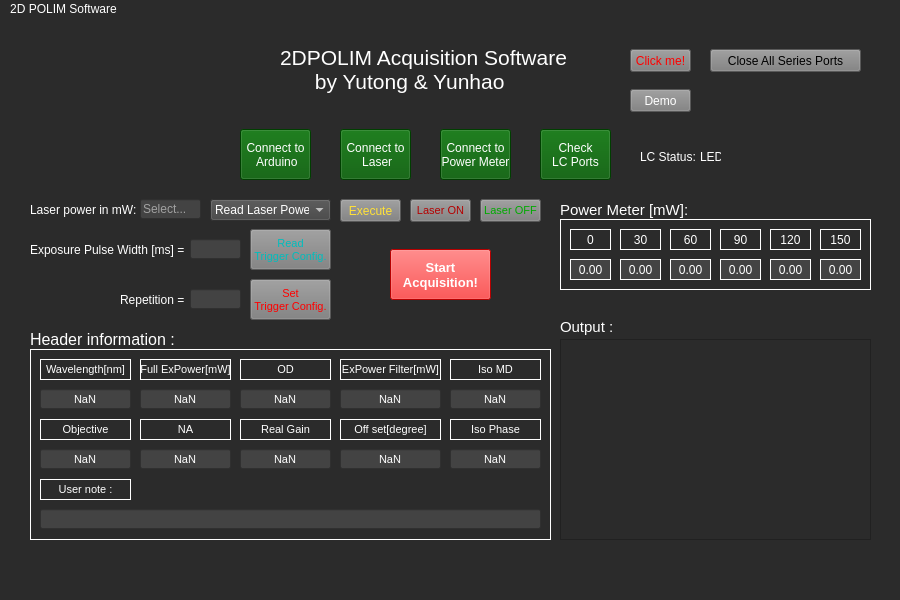
<?xml version="1.0" encoding="UTF-8"?>
<ui version="4.0">
 <class>MainWindow</class>
 <widget class="QMainWindow" name="MainWindow">
  <property name="enabled">
   <bool>true</bool>
  </property>
  <property name="geometry">
   <rect>
    <x>0</x>
    <y>0</y>
    <width>900</width>
    <height>600</height>
   </rect>
  </property>
  <property name="windowTitle">
   <string>MainWindow</string>
  </property>
  <property name="styleSheet">
   <string notr="true">color: rgb(255, 255, 255);
background-color: rgb(43, 43, 43);</string>
  </property>
  <widget class="QWidget" name="centralwidget">
   <widget class="QLabel" name="label">
    <property name="geometry">
     <rect>
      <x>30</x>
      <y>30</y>
      <width>171</width>
      <height>121</height>
     </rect>
    </property>
    <property name="text">
     <string/>
    </property>
    <property name="pixmap">
     <pixmap resource="images.qrc">:/newPrefix/logo.png</pixmap>
    </property>
    <property name="scaledContents">
     <bool>true</bool>
    </property>
   </widget>
   <widget class="QLabel" name="label_title">
    <property name="geometry">
     <rect>
      <x>280</x>
      <y>20</y>
      <width>291</width>
      <height>61</height>
     </rect>
    </property>
    <property name="font">
     <font>
      <family>Arial</family>
      <pointsize>16</pointsize>
      <weight>50</weight>
      <italic>false</italic>
      <bold>false</bold>
     </font>
    </property>
    <property name="styleSheet">
     <string notr="true">
font: 16pt &quot;Arial&quot;;
</string>
    </property>
    <property name="text">
     <string>2DPOLIM Acquisition Software
      by Yutong &amp; Yunhao</string>
    </property>
   </widget>
   <widget class="QPushButton" name="Button_click">
    <property name="geometry">
     <rect>
      <x>630</x>
      <y>30</y>
      <width>61</width>
      <height>23</height>
     </rect>
    </property>
    <property name="font">
     <font>
      <family>Arial</family>
     </font>
    </property>
    <property name="styleSheet">
     <string notr="true">background-color: rgb(125, 125, 125);
color: rgb(255, 0, 0);</string>
    </property>
    <property name="text">
     <string>Click me!</string>
    </property>
   </widget>
   <widget class="QPushButton" name="Button_close">
    <property name="geometry">
     <rect>
      <x>710</x>
      <y>30</y>
      <width>151</width>
      <height>23</height>
     </rect>
    </property>
    <property name="font">
     <font>
      <family>Arial</family>
     </font>
    </property>
    <property name="styleSheet">
     <string notr="true">background-color: rgb(125, 125, 125);
color: rgb(0, 0, 0);</string>
    </property>
    <property name="text">
     <string>Close All Series Ports</string>
    </property>
   </widget>
   <widget class="QPushButton" name="Button_demo">
    <property name="geometry">
     <rect>
      <x>630</x>
      <y>70</y>
      <width>61</width>
      <height>23</height>
     </rect>
    </property>
    <property name="font">
     <font>
      <family>Arial</family>
     </font>
    </property>
    <property name="styleSheet">
     <string notr="true">background-color: rgb(125, 125, 125);
</string>
    </property>
    <property name="text">
     <string>Demo</string>
    </property>
   </widget>
   <widget class="QLabel" name="label_3">
    <property name="geometry">
     <rect>
      <x>30</x>
      <y>180</y>
      <width>121</width>
      <height>21</height>
     </rect>
    </property>
    <property name="font">
     <font>
      <family>Arial</family>
     </font>
    </property>
    <property name="text">
     <string>Laser power in mW:</string>
    </property>
   </widget>
   <widget class="QLineEdit" name="line_select_power">
    <property name="geometry">
     <rect>
      <x>140</x>
      <y>180</y>
      <width>61</width>
      <height>20</height>
     </rect>
    </property>
    <property name="styleSheet">
     <string notr="true">background-color: rgb(67, 67, 67);</string>
    </property>
    <property name="placeholderText">
     <string>Select...</string>
    </property>
   </widget>
   <widget class="QComboBox" name="combo_laser">
    <property name="geometry">
     <rect>
      <x>210</x>
      <y>180</y>
      <width>121</width>
      <height>22</height>
     </rect>
    </property>
    <property name="font">
     <font>
      <family>Arial</family>
     </font>
    </property>
    <property name="styleSheet">
     <string notr="true">background-color: rgb(67, 67, 67);</string>
    </property>
    <item>
     <property name="text">
      <string>Read Laser Power</string>
     </property>
    </item>
    <item>
     <property name="text">
      <string>Set Laser Power</string>
     </property>
    </item>
   </widget>
   <widget class="QPushButton" name="Button_arduino">
    <property name="geometry">
     <rect>
      <x>240</x>
      <y>110</y>
      <width>71</width>
      <height>51</height>
     </rect>
    </property>
    <property name="autoFillBackground">
     <bool>false</bool>
    </property>
    <property name="styleSheet">
     <string notr="true">font: 9pt &quot;Arial&quot;;
background-color: rgb(0, 88, 0);</string>
    </property>
    <property name="text">
     <string>Connect to
 Arduino</string>
    </property>
   </widget>
   <widget class="QPushButton" name="Button_laser">
    <property name="geometry">
     <rect>
      <x>340</x>
      <y>110</y>
      <width>71</width>
      <height>51</height>
     </rect>
    </property>
    <property name="styleSheet">
     <string notr="true">font: 9pt &quot;Arial&quot;;
background-color: rgb(0, 88, 0);</string>
    </property>
    <property name="text">
     <string>Connect to
 Laser</string>
    </property>
   </widget>
   <widget class="QPushButton" name="Button_pm">
    <property name="geometry">
     <rect>
      <x>440</x>
      <y>110</y>
      <width>71</width>
      <height>51</height>
     </rect>
    </property>
    <property name="styleSheet">
     <string notr="true">font: 9pt &quot;Arial&quot;;
font: 8pt &quot;Arial&quot;;
background-color: rgb(0, 88, 0);</string>
    </property>
    <property name="text">
     <string>Connect to
Power Meter</string>
    </property>
   </widget>
   <widget class="QPushButton" name="Button_lc">
    <property name="geometry">
     <rect>
      <x>540</x>
      <y>110</y>
      <width>71</width>
      <height>51</height>
     </rect>
    </property>
    <property name="styleSheet">
     <string notr="true">font: 9pt &quot;Arial&quot;;
font: 8pt &quot;Arial&quot;;
background-color: rgb(0, 88, 0);</string>
    </property>
    <property name="text">
     <string>Check
LC Ports</string>
    </property>
   </widget>
   <widget class="QLabel" name="label_LC_status">
    <property name="geometry">
     <rect>
      <x>640</x>
      <y>130</y>
      <width>61</width>
      <height>16</height>
     </rect>
    </property>
    <property name="font">
     <font>
      <family>Arial</family>
      <pointsize>9</pointsize>
      <weight>50</weight>
      <italic>false</italic>
      <bold>false</bold>
     </font>
    </property>
    <property name="styleSheet">
     <string notr="true">font: 9pt &quot;Arial&quot;;</string>
    </property>
    <property name="text">
     <string>LC Status:</string>
    </property>
   </widget>
   <widget class="QPushButton" name="Button_execute">
    <property name="geometry">
     <rect>
      <x>340</x>
      <y>180</y>
      <width>61</width>
      <height>23</height>
     </rect>
    </property>
    <property name="font">
     <font>
      <family>Arial</family>
     </font>
    </property>
    <property name="styleSheet">
     <string notr="true">background-color: rgb(125, 125, 125);
color: rgb(255, 225, 55);</string>
    </property>
    <property name="text">
     <string>Execute</string>
    </property>
   </widget>
   <widget class="QLabel" name="label_5">
    <property name="geometry">
     <rect>
      <x>30</x>
      <y>220</y>
      <width>161</width>
      <height>21</height>
     </rect>
    </property>
    <property name="font">
     <font>
      <family>Arial</family>
     </font>
    </property>
    <property name="text">
     <string>Exposure Pulse Width [ms] =</string>
    </property>
   </widget>
   <widget class="QLabel" name="label_6">
    <property name="geometry">
     <rect>
      <x>120</x>
      <y>270</y>
      <width>71</width>
      <height>21</height>
     </rect>
    </property>
    <property name="font">
     <font>
      <family>Arial</family>
     </font>
    </property>
    <property name="text">
     <string>Repetition =</string>
    </property>
   </widget>
   <widget class="QLabel" name="lable_LED">
    <property name="geometry">
     <rect>
      <x>700</x>
      <y>130</y>
      <width>21</width>
      <height>16</height>
     </rect>
    </property>
    <property name="font">
     <font>
      <family>Arial</family>
     </font>
    </property>
    <property name="text">
     <string>LED</string>
    </property>
   </widget>
   <widget class="QLabel" name="label_7">
    <property name="geometry">
     <rect>
      <x>30</x>
      <y>310</y>
      <width>151</width>
      <height>21</height>
     </rect>
    </property>
    <property name="font">
     <font>
      <family>Arial</family>
      <pointsize>12</pointsize>
      <weight>50</weight>
      <bold>false</bold>
     </font>
    </property>
    <property name="text">
     <string>Header information :</string>
    </property>
   </widget>
   <widget class="QLineEdit" name="line_exposure">
    <property name="geometry">
     <rect>
      <x>190</x>
      <y>220</y>
      <width>51</width>
      <height>20</height>
     </rect>
    </property>
    <property name="styleSheet">
     <string notr="true">background-color: rgb(67, 67, 67);</string>
    </property>
    <property name="frame">
     <bool>true</bool>
    </property>
   </widget>
   <widget class="QLineEdit" name="line_repetition">
    <property name="geometry">
     <rect>
      <x>190</x>
      <y>270</y>
      <width>51</width>
      <height>20</height>
     </rect>
    </property>
    <property name="styleSheet">
     <string notr="true">background-color: rgb(67, 67, 67);</string>
    </property>
   </widget>
   <widget class="QFrame" name="frame">
    <property name="geometry">
     <rect>
      <x>30</x>
      <y>330</y>
      <width>521</width>
      <height>191</height>
     </rect>
    </property>
    <property name="frameShape">
     <enum>QFrame::Box</enum>
    </property>
    <property name="frameShadow">
     <enum>QFrame::Plain</enum>
    </property>
    <widget class="QLabel" name="wave">
     <property name="geometry">
      <rect>
       <x>10</x>
       <y>10</y>
       <width>91</width>
       <height>21</height>
      </rect>
     </property>
     <property name="font">
      <font>
       <family>Arial</family>
       <pointsize>8</pointsize>
      </font>
     </property>
     <property name="frameShape">
      <enum>QFrame::Box</enum>
     </property>
     <property name="frameShadow">
      <enum>QFrame::Plain</enum>
     </property>
     <property name="text">
      <string>Wavelength[nm]</string>
     </property>
     <property name="alignment">
      <set>Qt::AlignCenter</set>
     </property>
    </widget>
    <widget class="QLabel" name="full_power">
     <property name="geometry">
      <rect>
       <x>110</x>
       <y>10</y>
       <width>91</width>
       <height>21</height>
      </rect>
     </property>
     <property name="font">
      <font>
       <family>Arial</family>
       <pointsize>8</pointsize>
      </font>
     </property>
     <property name="frameShape">
      <enum>QFrame::Box</enum>
     </property>
     <property name="text">
      <string>Full ExPower[mW]</string>
     </property>
     <property name="alignment">
      <set>Qt::AlignCenter</set>
     </property>
    </widget>
    <widget class="QLabel" name="modulate">
     <property name="geometry">
      <rect>
       <x>420</x>
       <y>10</y>
       <width>91</width>
       <height>21</height>
      </rect>
     </property>
     <property name="font">
      <font>
       <family>Arial</family>
       <pointsize>8</pointsize>
      </font>
     </property>
     <property name="frameShape">
      <enum>QFrame::Box</enum>
     </property>
     <property name="text">
      <string>Iso MD</string>
     </property>
     <property name="alignment">
      <set>Qt::AlignCenter</set>
     </property>
    </widget>
    <widget class="QLabel" name="od">
     <property name="geometry">
      <rect>
       <x>210</x>
       <y>10</y>
       <width>91</width>
       <height>21</height>
      </rect>
     </property>
     <property name="font">
      <font>
       <family>Arial</family>
       <pointsize>8</pointsize>
      </font>
     </property>
     <property name="frameShape">
      <enum>QFrame::Box</enum>
     </property>
     <property name="text">
      <string>OD</string>
     </property>
     <property name="alignment">
      <set>Qt::AlignCenter</set>
     </property>
    </widget>
    <widget class="QLabel" name="filter_power">
     <property name="geometry">
      <rect>
       <x>310</x>
       <y>10</y>
       <width>101</width>
       <height>21</height>
      </rect>
     </property>
     <property name="font">
      <font>
       <family>Arial</family>
       <pointsize>8</pointsize>
      </font>
     </property>
     <property name="frameShape">
      <enum>QFrame::Box</enum>
     </property>
     <property name="text">
      <string>ExPower Filter[mW]</string>
     </property>
     <property name="alignment">
      <set>Qt::AlignCenter</set>
     </property>
    </widget>
    <widget class="QLabel" name="od_2">
     <property name="geometry">
      <rect>
       <x>110</x>
       <y>70</y>
       <width>91</width>
       <height>21</height>
      </rect>
     </property>
     <property name="font">
      <font>
       <family>Arial</family>
       <pointsize>8</pointsize>
      </font>
     </property>
     <property name="frameShape">
      <enum>QFrame::Box</enum>
     </property>
     <property name="text">
      <string>NA</string>
     </property>
     <property name="alignment">
      <set>Qt::AlignCenter</set>
     </property>
    </widget>
    <widget class="QLabel" name="od_3">
     <property name="geometry">
      <rect>
       <x>10</x>
       <y>70</y>
       <width>91</width>
       <height>21</height>
      </rect>
     </property>
     <property name="font">
      <font>
       <family>Arial</family>
       <pointsize>8</pointsize>
      </font>
     </property>
     <property name="frameShape">
      <enum>QFrame::Box</enum>
     </property>
     <property name="text">
      <string>Objective</string>
     </property>
     <property name="alignment">
      <set>Qt::AlignCenter</set>
     </property>
    </widget>
    <widget class="QLabel" name="od_4">
     <property name="geometry">
      <rect>
       <x>210</x>
       <y>70</y>
       <width>91</width>
       <height>21</height>
      </rect>
     </property>
     <property name="font">
      <font>
       <family>Arial</family>
       <pointsize>8</pointsize>
      </font>
     </property>
     <property name="frameShape">
      <enum>QFrame::Box</enum>
     </property>
     <property name="text">
      <string>Real Gain</string>
     </property>
     <property name="alignment">
      <set>Qt::AlignCenter</set>
     </property>
    </widget>
    <widget class="QLabel" name="od_5">
     <property name="geometry">
      <rect>
       <x>420</x>
       <y>70</y>
       <width>91</width>
       <height>21</height>
      </rect>
     </property>
     <property name="font">
      <font>
       <family>Arial</family>
       <pointsize>8</pointsize>
      </font>
     </property>
     <property name="frameShape">
      <enum>QFrame::Box</enum>
     </property>
     <property name="text">
      <string>Iso Phase</string>
     </property>
     <property name="alignment">
      <set>Qt::AlignCenter</set>
     </property>
    </widget>
    <widget class="QLabel" name="od_6">
     <property name="geometry">
      <rect>
       <x>10</x>
       <y>130</y>
       <width>91</width>
       <height>21</height>
      </rect>
     </property>
     <property name="font">
      <font>
       <family>Arial</family>
       <pointsize>8</pointsize>
      </font>
     </property>
     <property name="frameShape">
      <enum>QFrame::Box</enum>
     </property>
     <property name="text">
      <string>User note :</string>
     </property>
     <property name="alignment">
      <set>Qt::AlignCenter</set>
     </property>
    </widget>
    <widget class="QLabel" name="od_7">
     <property name="geometry">
      <rect>
       <x>310</x>
       <y>70</y>
       <width>101</width>
       <height>21</height>
      </rect>
     </property>
     <property name="font">
      <font>
       <family>Arial</family>
       <pointsize>8</pointsize>
      </font>
     </property>
     <property name="frameShape">
      <enum>QFrame::Box</enum>
     </property>
     <property name="text">
      <string>Off set[degree]</string>
     </property>
     <property name="alignment">
      <set>Qt::AlignCenter</set>
     </property>
    </widget>
    <widget class="QLineEdit" name="line_wave">
     <property name="geometry">
      <rect>
       <x>10</x>
       <y>40</y>
       <width>91</width>
       <height>20</height>
      </rect>
     </property>
     <property name="font">
      <font>
       <family>Arial</family>
       <pointsize>8</pointsize>
      </font>
     </property>
     <property name="styleSheet">
      <string notr="true">background-color: rgb(67, 67, 67);</string>
     </property>
     <property name="text">
      <string>NaN</string>
     </property>
     <property name="alignment">
      <set>Qt::AlignCenter</set>
     </property>
    </widget>
    <widget class="QLineEdit" name="line_fullpower">
     <property name="geometry">
      <rect>
       <x>110</x>
       <y>40</y>
       <width>91</width>
       <height>20</height>
      </rect>
     </property>
     <property name="font">
      <font>
       <family>Arial</family>
       <pointsize>8</pointsize>
      </font>
     </property>
     <property name="styleSheet">
      <string notr="true">background-color: rgb(67, 67, 67);</string>
     </property>
     <property name="text">
      <string>NaN</string>
     </property>
     <property name="alignment">
      <set>Qt::AlignCenter</set>
     </property>
    </widget>
    <widget class="QLineEdit" name="line_od">
     <property name="geometry">
      <rect>
       <x>210</x>
       <y>40</y>
       <width>91</width>
       <height>20</height>
      </rect>
     </property>
     <property name="font">
      <font>
       <family>Arial</family>
       <pointsize>8</pointsize>
      </font>
     </property>
     <property name="styleSheet">
      <string notr="true">background-color: rgb(67, 67, 67);</string>
     </property>
     <property name="text">
      <string>NaN</string>
     </property>
     <property name="alignment">
      <set>Qt::AlignCenter</set>
     </property>
    </widget>
    <widget class="QLineEdit" name="line_powerfilter">
     <property name="geometry">
      <rect>
       <x>310</x>
       <y>40</y>
       <width>101</width>
       <height>20</height>
      </rect>
     </property>
     <property name="font">
      <font>
       <family>Arial</family>
       <pointsize>8</pointsize>
      </font>
     </property>
     <property name="styleSheet">
      <string notr="true">background-color: rgb(67, 67, 67);</string>
     </property>
     <property name="text">
      <string>NaN</string>
     </property>
     <property name="alignment">
      <set>Qt::AlignCenter</set>
     </property>
    </widget>
    <widget class="QLineEdit" name="line_md">
     <property name="geometry">
      <rect>
       <x>420</x>
       <y>40</y>
       <width>91</width>
       <height>20</height>
      </rect>
     </property>
     <property name="font">
      <font>
       <family>Arial</family>
       <pointsize>8</pointsize>
      </font>
     </property>
     <property name="styleSheet">
      <string notr="true">background-color: rgb(67, 67, 67);</string>
     </property>
     <property name="text">
      <string>NaN</string>
     </property>
     <property name="alignment">
      <set>Qt::AlignCenter</set>
     </property>
    </widget>
    <widget class="QLineEdit" name="line_obj">
     <property name="geometry">
      <rect>
       <x>10</x>
       <y>100</y>
       <width>91</width>
       <height>20</height>
      </rect>
     </property>
     <property name="font">
      <font>
       <family>Arial</family>
       <pointsize>8</pointsize>
      </font>
     </property>
     <property name="styleSheet">
      <string notr="true">background-color: rgb(67, 67, 67);</string>
     </property>
     <property name="text">
      <string>NaN</string>
     </property>
     <property name="alignment">
      <set>Qt::AlignCenter</set>
     </property>
    </widget>
    <widget class="QLineEdit" name="line_na">
     <property name="geometry">
      <rect>
       <x>110</x>
       <y>100</y>
       <width>91</width>
       <height>20</height>
      </rect>
     </property>
     <property name="font">
      <font>
       <family>Arial</family>
       <pointsize>8</pointsize>
      </font>
     </property>
     <property name="styleSheet">
      <string notr="true">background-color: rgb(67, 67, 67);</string>
     </property>
     <property name="text">
      <string>NaN</string>
     </property>
     <property name="alignment">
      <set>Qt::AlignCenter</set>
     </property>
    </widget>
    <widget class="QLineEdit" name="line_gain">
     <property name="geometry">
      <rect>
       <x>210</x>
       <y>100</y>
       <width>91</width>
       <height>20</height>
      </rect>
     </property>
     <property name="font">
      <font>
       <family>Arial</family>
       <pointsize>8</pointsize>
      </font>
     </property>
     <property name="styleSheet">
      <string notr="true">background-color: rgb(67, 67, 67);</string>
     </property>
     <property name="text">
      <string>NaN</string>
     </property>
     <property name="alignment">
      <set>Qt::AlignCenter</set>
     </property>
    </widget>
    <widget class="QLineEdit" name="line_offset">
     <property name="geometry">
      <rect>
       <x>310</x>
       <y>100</y>
       <width>101</width>
       <height>20</height>
      </rect>
     </property>
     <property name="font">
      <font>
       <family>Arial</family>
       <pointsize>8</pointsize>
      </font>
     </property>
     <property name="styleSheet">
      <string notr="true">background-color: rgb(67, 67, 67);</string>
     </property>
     <property name="text">
      <string>NaN</string>
     </property>
     <property name="alignment">
      <set>Qt::AlignCenter</set>
     </property>
    </widget>
    <widget class="QLineEdit" name="line_phase">
     <property name="geometry">
      <rect>
       <x>420</x>
       <y>100</y>
       <width>91</width>
       <height>20</height>
      </rect>
     </property>
     <property name="font">
      <font>
       <family>Arial</family>
       <pointsize>8</pointsize>
      </font>
     </property>
     <property name="styleSheet">
      <string notr="true">background-color: rgb(67, 67, 67);</string>
     </property>
     <property name="text">
      <string>NaN</string>
     </property>
     <property name="alignment">
      <set>Qt::AlignCenter</set>
     </property>
    </widget>
    <widget class="QLineEdit" name="line_usernote">
     <property name="geometry">
      <rect>
       <x>10</x>
       <y>160</y>
       <width>501</width>
       <height>20</height>
      </rect>
     </property>
     <property name="styleSheet">
      <string notr="true">background-color: rgb(67, 67, 67);</string>
     </property>
    </widget>
   </widget>
   <widget class="QPushButton" name="Button_read">
    <property name="geometry">
     <rect>
      <x>250</x>
      <y>210</y>
      <width>81</width>
      <height>41</height>
     </rect>
    </property>
    <property name="font">
     <font>
      <family>Arial</family>
      <pointsize>8</pointsize>
     </font>
    </property>
    <property name="styleSheet">
     <string notr="true">background-color: rgb(125, 125, 125);
color: rgb(0, 189, 189);</string>
    </property>
    <property name="text">
     <string>Read
Trigger Config.</string>
    </property>
   </widget>
   <widget class="QPushButton" name="Button_set">
    <property name="geometry">
     <rect>
      <x>250</x>
      <y>260</y>
      <width>81</width>
      <height>41</height>
     </rect>
    </property>
    <property name="font">
     <font>
      <family>Arial</family>
      <pointsize>8</pointsize>
     </font>
    </property>
    <property name="styleSheet">
     <string notr="true">background-color: rgb(125, 125, 125);
color: rgb(255, 0, 0);</string>
    </property>
    <property name="text">
     <string>Set
Trigger Config.</string>
    </property>
   </widget>
   <widget class="QPushButton" name="Button_on">
    <property name="geometry">
     <rect>
      <x>410</x>
      <y>180</y>
      <width>61</width>
      <height>23</height>
     </rect>
    </property>
    <property name="font">
     <font>
      <family>Arial</family>
      <pointsize>8</pointsize>
     </font>
    </property>
    <property name="styleSheet">
     <string notr="true">background-color: rgb(125, 125, 125);
color: rgb(180, 0, 0);</string>
    </property>
    <property name="text">
     <string>Laser ON</string>
    </property>
   </widget>
   <widget class="QPushButton" name="Button_off">
    <property name="geometry">
     <rect>
      <x>480</x>
      <y>180</y>
      <width>61</width>
      <height>23</height>
     </rect>
    </property>
    <property name="font">
     <font>
      <family>Arial</family>
      <pointsize>8</pointsize>
     </font>
    </property>
    <property name="styleSheet">
     <string notr="true">background-color: rgb(125, 125, 125);
color: rgb(0, 170, 0);</string>
    </property>
    <property name="text">
     <string>Laser OFF</string>
    </property>
   </widget>
   <widget class="QPushButton" name="Button_start">
    <property name="geometry">
     <rect>
      <x>390</x>
      <y>230</y>
      <width>101</width>
      <height>51</height>
     </rect>
    </property>
    <property name="font">
     <font>
      <family>Arial</family>
      <pointsize>10</pointsize>
      <weight>75</weight>
      <bold>true</bold>
     </font>
    </property>
    <property name="styleSheet">
     <string notr="true">background-color: rgb(255, 0, 0);
color: rgb(255, 255, 255);</string>
    </property>
    <property name="text">
     <string>Start
Acquisition!</string>
    </property>
   </widget>
   <widget class="QLabel" name="label_8">
    <property name="geometry">
     <rect>
      <x>560</x>
      <y>180</y>
      <width>181</width>
      <height>21</height>
     </rect>
    </property>
    <property name="font">
     <font>
      <family>Arial</family>
      <pointsize>11</pointsize>
      <weight>50</weight>
      <bold>false</bold>
     </font>
    </property>
    <property name="text">
     <string>Power Meter [mW]:</string>
    </property>
   </widget>
   <widget class="QFrame" name="frame_2">
    <property name="geometry">
     <rect>
      <x>560</x>
      <y>200</y>
      <width>311</width>
      <height>71</height>
     </rect>
    </property>
    <property name="layoutDirection">
     <enum>Qt::LeftToRight</enum>
    </property>
    <property name="autoFillBackground">
     <bool>false</bool>
    </property>
    <property name="styleSheet">
     <string notr="true">gridline-color: rgb(0, 0, 0);</string>
    </property>
    <property name="frameShape">
     <enum>QFrame::Box</enum>
    </property>
    <property name="frameShadow">
     <enum>QFrame::Plain</enum>
    </property>
    <widget class="QLabel" name="label_9">
     <property name="geometry">
      <rect>
       <x>10</x>
       <y>10</y>
       <width>41</width>
       <height>21</height>
      </rect>
     </property>
     <property name="font">
      <font>
       <family>Arial</family>
      </font>
     </property>
     <property name="frameShape">
      <enum>QFrame::Box</enum>
     </property>
     <property name="text">
      <string>0</string>
     </property>
     <property name="textFormat">
      <enum>Qt::AutoText</enum>
     </property>
     <property name="alignment">
      <set>Qt::AlignCenter</set>
     </property>
    </widget>
    <widget class="QLabel" name="label_10">
     <property name="geometry">
      <rect>
       <x>60</x>
       <y>10</y>
       <width>41</width>
       <height>21</height>
      </rect>
     </property>
     <property name="font">
      <font>
       <family>Arial</family>
      </font>
     </property>
     <property name="frameShape">
      <enum>QFrame::Box</enum>
     </property>
     <property name="text">
      <string>30</string>
     </property>
     <property name="textFormat">
      <enum>Qt::AutoText</enum>
     </property>
     <property name="alignment">
      <set>Qt::AlignCenter</set>
     </property>
    </widget>
    <widget class="QLabel" name="label_11">
     <property name="geometry">
      <rect>
       <x>110</x>
       <y>10</y>
       <width>41</width>
       <height>21</height>
      </rect>
     </property>
     <property name="font">
      <font>
       <family>Arial</family>
      </font>
     </property>
     <property name="frameShape">
      <enum>QFrame::Box</enum>
     </property>
     <property name="text">
      <string>60</string>
     </property>
     <property name="textFormat">
      <enum>Qt::AutoText</enum>
     </property>
     <property name="alignment">
      <set>Qt::AlignCenter</set>
     </property>
    </widget>
    <widget class="QLabel" name="label_12">
     <property name="geometry">
      <rect>
       <x>160</x>
       <y>10</y>
       <width>41</width>
       <height>21</height>
      </rect>
     </property>
     <property name="font">
      <font>
       <family>Arial</family>
      </font>
     </property>
     <property name="frameShape">
      <enum>QFrame::Box</enum>
     </property>
     <property name="text">
      <string>90</string>
     </property>
     <property name="textFormat">
      <enum>Qt::AutoText</enum>
     </property>
     <property name="alignment">
      <set>Qt::AlignCenter</set>
     </property>
    </widget>
    <widget class="QLabel" name="label_13">
     <property name="geometry">
      <rect>
       <x>260</x>
       <y>10</y>
       <width>41</width>
       <height>21</height>
      </rect>
     </property>
     <property name="font">
      <font>
       <family>Arial</family>
      </font>
     </property>
     <property name="frameShape">
      <enum>QFrame::Box</enum>
     </property>
     <property name="text">
      <string>150</string>
     </property>
     <property name="textFormat">
      <enum>Qt::AutoText</enum>
     </property>
     <property name="alignment">
      <set>Qt::AlignCenter</set>
     </property>
    </widget>
    <widget class="QLabel" name="label_14">
     <property name="geometry">
      <rect>
       <x>210</x>
       <y>10</y>
       <width>41</width>
       <height>21</height>
      </rect>
     </property>
     <property name="font">
      <font>
       <family>Arial</family>
      </font>
     </property>
     <property name="frameShape">
      <enum>QFrame::Box</enum>
     </property>
     <property name="text">
      <string>120</string>
     </property>
     <property name="textFormat">
      <enum>Qt::AutoText</enum>
     </property>
     <property name="alignment">
      <set>Qt::AlignCenter</set>
     </property>
    </widget>
    <widget class="QLabel" name="label_angle_0">
     <property name="geometry">
      <rect>
       <x>10</x>
       <y>40</y>
       <width>41</width>
       <height>21</height>
      </rect>
     </property>
     <property name="font">
      <font>
       <family>Arial</family>
      </font>
     </property>
     <property name="styleSheet">
      <string notr="true">background-color: rgb(67, 67, 67);</string>
     </property>
     <property name="frameShape">
      <enum>QFrame::Box</enum>
     </property>
     <property name="text">
      <string>0.00</string>
     </property>
     <property name="alignment">
      <set>Qt::AlignCenter</set>
     </property>
    </widget>
    <widget class="QLabel" name="label_angle_30">
     <property name="geometry">
      <rect>
       <x>60</x>
       <y>40</y>
       <width>41</width>
       <height>21</height>
      </rect>
     </property>
     <property name="font">
      <font>
       <family>Arial</family>
      </font>
     </property>
     <property name="styleSheet">
      <string notr="true">background-color: rgb(67, 67, 67);</string>
     </property>
     <property name="frameShape">
      <enum>QFrame::Box</enum>
     </property>
     <property name="text">
      <string>0.00</string>
     </property>
     <property name="alignment">
      <set>Qt::AlignCenter</set>
     </property>
    </widget>
    <widget class="QLabel" name="label_angle_150">
     <property name="geometry">
      <rect>
       <x>260</x>
       <y>40</y>
       <width>41</width>
       <height>21</height>
      </rect>
     </property>
     <property name="font">
      <font>
       <family>Arial</family>
      </font>
     </property>
     <property name="styleSheet">
      <string notr="true">background-color: rgb(67, 67, 67);</string>
     </property>
     <property name="frameShape">
      <enum>QFrame::Box</enum>
     </property>
     <property name="text">
      <string>0.00</string>
     </property>
     <property name="alignment">
      <set>Qt::AlignCenter</set>
     </property>
    </widget>
    <widget class="QLabel" name="label_angle_120">
     <property name="geometry">
      <rect>
       <x>210</x>
       <y>40</y>
       <width>41</width>
       <height>21</height>
      </rect>
     </property>
     <property name="font">
      <font>
       <family>Arial</family>
      </font>
     </property>
     <property name="styleSheet">
      <string notr="true">background-color: rgb(67, 67, 67);</string>
     </property>
     <property name="frameShape">
      <enum>QFrame::Box</enum>
     </property>
     <property name="text">
      <string>0.00</string>
     </property>
     <property name="alignment">
      <set>Qt::AlignCenter</set>
     </property>
    </widget>
    <widget class="QLabel" name="label_angle_90">
     <property name="geometry">
      <rect>
       <x>160</x>
       <y>40</y>
       <width>41</width>
       <height>21</height>
      </rect>
     </property>
     <property name="font">
      <font>
       <family>Arial</family>
      </font>
     </property>
     <property name="styleSheet">
      <string notr="true">background-color: rgb(67, 67, 67);</string>
     </property>
     <property name="frameShape">
      <enum>QFrame::Box</enum>
     </property>
     <property name="text">
      <string>0.00</string>
     </property>
     <property name="alignment">
      <set>Qt::AlignCenter</set>
     </property>
    </widget>
    <widget class="QLabel" name="label_angle_60">
     <property name="geometry">
      <rect>
       <x>110</x>
       <y>40</y>
       <width>41</width>
       <height>21</height>
      </rect>
     </property>
     <property name="font">
      <font>
       <family>Arial</family>
      </font>
     </property>
     <property name="styleSheet">
      <string notr="true">background-color: rgb(67, 67, 67);</string>
     </property>
     <property name="frameShape">
      <enum>QFrame::Box</enum>
     </property>
     <property name="text">
      <string>0.00</string>
     </property>
     <property name="alignment">
      <set>Qt::AlignCenter</set>
     </property>
    </widget>
   </widget>
   <widget class="QTextBrowser" name="textBrowser">
    <property name="geometry">
     <rect>
      <x>560</x>
      <y>320</y>
      <width>311</width>
      <height>201</height>
     </rect>
    </property>
   </widget>
   <widget class="QLabel" name="label_15">
    <property name="geometry">
     <rect>
      <x>560</x>
      <y>300</y>
      <width>101</width>
      <height>16</height>
     </rect>
    </property>
    <property name="font">
     <font>
      <family>Arial</family>
      <pointsize>11</pointsize>
      <weight>50</weight>
      <bold>false</bold>
     </font>
    </property>
    <property name="text">
     <string>Output :</string>
    </property>
   </widget>
  </widget>
  <widget class="QMenuBar" name="menubar">
   <property name="geometry">
    <rect>
     <x>0</x>
     <y>0</y>
     <width>900</width>
     <height>22</height>
    </rect>
   </property>
   <widget class="QMenu" name="menu2D_POLIM_Software">
    <property name="title">
     <string>2D POLIM Software</string>
    </property>
   </widget>
   <addaction name="menu2D_POLIM_Software"/>
  </widget>
  <widget class="QStatusBar" name="statusbar"/>
 </widget>
 <resources>
  <include location="images.qrc"/>
 </resources>
 <connections/>
</ui>
